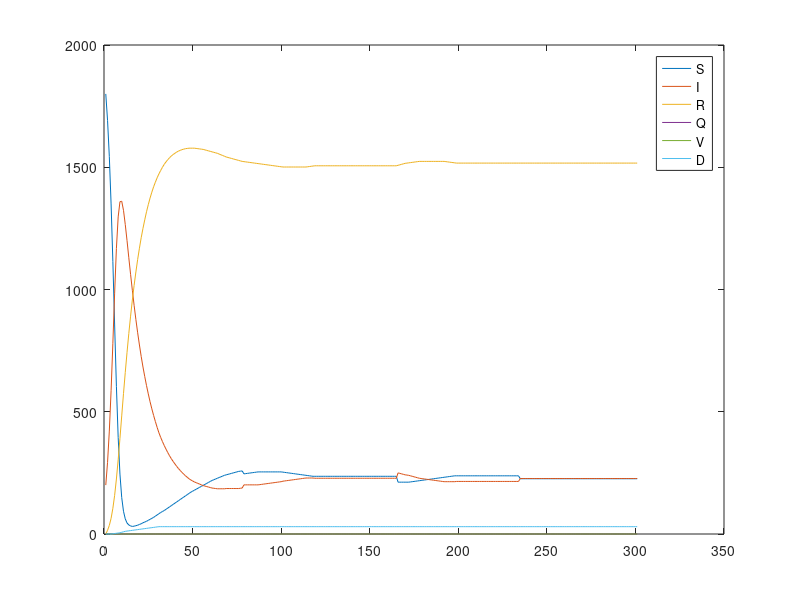

MATLAB code for this plot:
%% SIR(V)(D) Model
%Description
%

function [popArray, D, propWithoutCovid]=SIR_Model(S,I,V,alpha,BintPerDay, baseQuarRate, testFreq, regTesting, baseVaccRate, vaccRollout, clinics, rounding)

if nargin<1
    rounding=true;

    S=1800;
    I=200;
    V=0;
end
R=0;
Q=0;
D=0;
totalPop=S+I+R+Q; %doesn't include dead

days=300; %length of sim

%Getting sick
if nargin<1
    alpha=.02; %rate of disease spread per interaction
    BintPerDay=30; %daily number of interactions?
end

%Recovering
recovRate=0.07;
immLoss=0.01;

%Death
deathrate=0.00115;

%Quarantine
if nargin<1
    regTesting=false;
    baseQuarRate=0;
    testFreq=7; %test all every __ days
end

%Vaccine
efficacy=0.9;
if nargin<1
    clinics=false;
    baseVaccRate=0.00;
    vaccRollout=0;
end

%% Susceptible
% From: Recovered
% To: Infected

%% Infected
% From: Susceptible
% To: Recovered + Dead

%% Recovered
% From: Infected
% To: Susceptible

%% Quarantined
% From: Infected
% To: Recovered + Dead

%% Vaccinated
%From: Susceptible, Recovered
%To: Infected

%% Dead
% From: Infected
% To: Nowhere, they're dead.

%% Over time!

popArray=[S I R Q V D];

covidless=0;

for i=1:days

    %vacc clinics
    if clinics
        if (i == 2 || i == 168 || i== 80 || i==236)
            vaccRate= .3;
        else
            vaccRate=baseVaccRate;
        end
    else
        vaccRate=baseVaccRate;
    end

    % if lots of ppl around are sick, get vaccinated
    %if I/(totalPop-D) > .02%???
    %    vaccRate=0.20;
    %else
    %    vaccRate=baseVaccRate;
    %end

    %10/10 superspreader
    %if i == 65
    %    intPerDay=100;
    %else
        intPerDay=BintPerDay;
    %end

    % Testing "weekly"
    if regTesting
        if mod(i,testFreq)==testFreq-1 || i==1 || i==2
            quarRate=.5;
        else
            quarRate=baseQuarRate;
        end
    else
        quarRate=baseQuarRate;
    end

    % Covid over break?!
    if i == 78 || i == 234
        if rounding
            brkCvd=round(.05*S);
        else
            brkCvd=.05*S;
        end
            S=S-brkCvd;
            I=I+brkCvd;
    elseif i == 165
        if rounding
            brkCvd=round(.1*S);
        else
            brkCvd=.1*S;
        end
        S=S-brkCvd;
        I=I+brkCvd;
    end

    if rounding
        % Rounding
        if i>vaccRollout
            dS =-round(S*I*alpha*intPerDay/(totalPop-D)) +ceil(R*immLoss)- round(vaccRate*S);
            dI = round(S*I*alpha*intPerDay/(totalPop-D)) -ceil(I*recovRate) -round(I*deathrate) -round(I*quarRate) +round(V*I*alpha*intPerDay*(1-efficacy)/(totalPop-D));
            dR = ceil(I*recovRate) -ceil(R*immLoss) +ceil(Q*recovRate) -round(vaccRate*R/2);
            dV = round(vaccRate*R/2) +round(vaccRate*S) -round(V*I*alpha*intPerDay*(1-efficacy)/(totalPop-D));
        else
            dS =-round(S*I*alpha*intPerDay/(totalPop-D)) +ceil(R*immLoss);
            dI = round(S*I*alpha*intPerDay/(totalPop-D)) -ceil(I*recovRate) -round(I*deathrate) -round(I*quarRate);
            dR = ceil(I*recovRate) -ceil(R*immLoss) +ceil(Q*recovRate);
            dV=0;
        end
        dQ = round(I*quarRate) -ceil(Q*recovRate) -round(Q*deathrate);
        dD = round(deathrate*I) + round(deathrate*Q);
    else
        % NOT Rounding 
        if i>vaccRollout
            dS =-S*I*alpha*intPerDay/(totalPop-D) +R*immLoss -vaccRate*S;
            dI = S*I*alpha*intPerDay/(totalPop-D) -I*recovRate -I*deathrate -I*quarRate +V*I*alpha*intPerDay*(1-efficacy)/(totalPop-D);
            dR = I*recovRate -R*immLoss +Q*recovRate -vaccRate*R/2;
            dV = vaccRate*R/2 +vaccRate*S -V*I*alpha*intPerDay*(1-efficacy)/totalPop;
        else
            dS =-S*I*alpha*intPerDay/(totalPop-D) +R*immLoss;
            dI = S*I*alpha*intPerDay/(totalPop-D) -I*recovRate -I*deathrate -I*quarRate;
            dR = I*recovRate -R*immLoss +Q*recovRate;
            dV=0;
        end
        dQ = I*quarRate -Q*recovRate -Q*deathrate;
        dD = deathrate*(I+Q);
    end

    S=S+dS;
    I=I+dI;
    R=R+dR;
    Q=Q+dQ;
    V=V+dV;
    D=D+dD;

    if I+Q==0
        covidless=covidless+1;
    end

    propWithoutCovid=covidless/days;
    popArray=[popArray; [S I R Q V D]];
end

plot(popArray)
legend('S','I','R','Q','V','D')

popArray=popArray';
